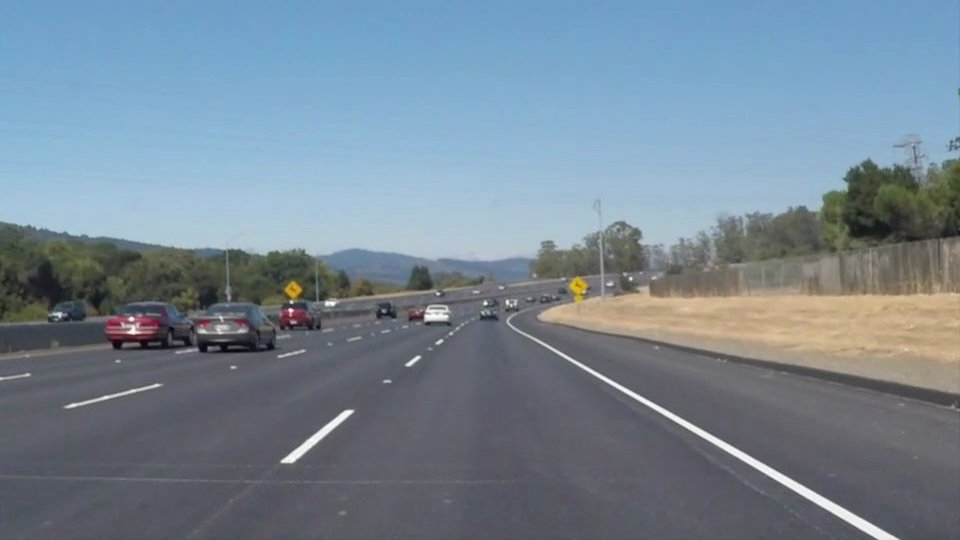
#> input picture test_images/solidWhiteCurve.jpg, 960 x 540 px
$ jupyter execute --allow-errors finding-lane-lines.ipynb
#> lines starting #> are read from the running program, lines starting #| are printed output that depends on the picture; after the words box and inside, x2 and y2 are one past the last pixel; in counts of white or black regions, pixels touching at a corner belong together
# FIND LANE LINES

Next, is all the algorithm that i wrote to find lane lines from the image and test videos.

## Helper Functions
This section includes the imports and some helper functions copied from the project template.
    1. Canny Edges
    2. Gaussian Blur
    3. Region of interest
    4. Hough lines

[cell 1]
import matplotlib.image as mpimg
from moviepy.editor import VideoFileClip
import numpy as np
import cv2
from sklearn import linear_model


def canny(img, low_threshold, high_threshold):
	"""Applies the Canny transform"""
	return cv2.Canny(img, low_threshold, high_threshold)


def gaussian_blur(img, kernel_size):
	"""Applies a Gaussian Noise kernel"""
	return cv2.GaussianBlur(img, (kernel_size, kernel_size), 0)


def region_of_interest(img, vertices):
	""" Applies an image mask to keep the region of the image defined
	by the polygon formed from `vertices`. The rest of the image is set to black.
	"""
	mask = np.zeros_like(img)

	if len(img.shape) > 2:
		channel_count = img.shape[2]
		ignore_mask_color = (255,) * channel_count
	else:
		ignore_mask_color = 255

	cv2.fillPoly(mask, vertices, ignore_mask_color)

	masked_image = cv2.bitwise_and(img, mask)
	return masked_image


def hough_lines(img, rho, theta, threshold, min_line_length, max_line_gap):
	""" Returns an image with hough lines drawn."""

	lines = cv2.HoughLinesP(img, rho, theta, threshold, np.array([]), minLineLength=min_line_length, maxLineGap=max_line_gap)
	line_img = np.zeros((img.shape[0], img.shape[1], 3), dtype=np.uint8)
	draw_lines(line_img, lines, thickness=15)

	return line_img

## Color Selection and image transformation

Transform the image to __HSL color space__ using the function __cv2.cvtColor__ (after doing this transformation the  lane lines can be seeing more clearly)

Create a mask to select the yellow and white colors using the function __cv2.inRange__, filtering just the wanted colors and reducing the objects to be evaluated in the region of interest.

Got the ideas for color selection and image transformation from https://github.com/naokishibuya/car-finding-lane-lines

[cell 2]
def convert_hls(image):
	"""Convert an image to HSL color space"""
	return cv2.cvtColor(image, cv2.COLOR_RGB2HLS)


def select_white_yellow(image):
	"""Create a mask to select white and yellow colors"""
	converted = convert_hls(image)
	# white color mask
	lower = np.uint8([0, 200,   0])
	upper = np.uint8([255, 255, 255])
	white_mask = cv2.inRange(converted, lower, upper)
	# yellow color mask
	lower = np.uint8([10, 0, 100])
	upper = np.uint8([40, 255, 255])
	yellow_mask = cv2.inRange(converted, lower, upper)
	# combine the mask
	mask = cv2.bitwise_or(white_mask, yellow_mask)
	return cv2.bitwise_and(image, image, mask = mask)

## Calculate and draw lane lines

- Separate the lines divindig the image by half.
- Use a linear regression to find left and right slope and intercept.
- Use the slope and intercept to draw the lines

[cell 3]
def draw_line(img, color, thickness, y1, y2, slope, intercept):
	""" Function to calculate and draw line based on slope and intercept"""
	x1 = int((y1 - intercept)/slope)
	x2 = int((y2 - intercept)/slope)
	cv2.line(img, (x1, y1), (x2, y2), color, thickness)


def draw_lines(img, lines, color=[255, 0, 0], thickness=2):
	"""Function to draw the lane lines.

	1. Separate the lines between the right and left side
	2. Use linear regression models to calculate slope and intercept of each lane
	3. Calculate coordinates of the lane using the slope and intercept
	4. Draw lane line over image
	"""
	imshape = img.shape

	# Divide the points between left and right side
	left_lines = lines[lines[:, :, 0] < imshape[1]/2]
	right_lines = lines[lines[:, :, 0] > imshape[1]/2]

	# Use a linear regression to get the slope and intercept of left lane line
	left_regr = linear_model.LinearRegression()
	left_regr.fit(np.reshape(left_lines[:, [0, 2]], (-1, 1)), np.reshape(left_lines[:, [1, 3]], (-1, 1)))

	# Use a linear regression to get the slope and intercept of right lane line
	right_regr = linear_model.LinearRegression()
	right_regr.fit(np.reshape(right_lines[:, [0, 2]], (-1, 1)), np.reshape(right_lines[:, [1, 3]], (-1, 1)))

	# Draw right lane
	if len(right_lines) > 0:
		draw_line(img, color, thickness,  imshape[0], int(imshape[0]*5/8), right_regr.coef_, right_regr.intercept_)

	# Draw left lane
	if len(left_lines) > 0:
		draw_line(img, color, thickness, imshape[0], int(imshape[0]*5/8), left_regr.coef_, left_regr.intercept_)

## Process Image and Video
The main algorithm join all the previous steps to read, filter, calculate and draw the lane lines.

### Process Image
These are the steps for the image process function
	1. Filter colors white and yellow on a HSL color space transformed image.
	2. Smooth edges with gaussian blur
	3. Canny edge detection
	4. Create a region of interest using polygon
	5. Get lane lines
		5.1 Hough Line Detection
		5.2 Separate points between left and right sides
		5.3 Use regression models to calculate slope and intercept of left and right lanes
	6. Draw lane line with transparency

### Process Video
Function to process the videos using the process_image

[cell 4]
def process_image(image):
	"""Main function to process image and draw lane lines"""
	imshape = image.shape

	# Filter white and yellow color
	filter_img = select_white_yellow(image)

	# Smooth edges with gaussian blur
	blur_img = gaussian_blur(filter_img, kernel_size=9)

	# Canny edges detection
	edges = canny(blur_img, low_threshold=50, high_threshold=100)

	# Create region of interest
	vertices = np.array([[(60, imshape[0]), (imshape[1]*7/16, imshape[0]*5/8), (imshape[1]*9/16, int(imshape[0]*5/8)), (imshape[1]-60, imshape[0])]], dtype=np.int32)
	masked_edges = region_of_interest(edges, vertices)

	# Get lane lines
	line_img = hough_lines(masked_edges, rho=1, theta=np.pi/180, threshold=1, min_line_length=8, max_line_gap=1)

	# Draw lane lines on image with transparency
	copy_image = np.copy(image)
	lines_edges = cv2.addWeighted(copy_image, 0.8, line_img, 1, 0)

	return lines_edges


def process_video(video, video_output):
	""" Process frames of video using the process image function to draw lane lines"""
	clip1 = VideoFileClip(video)
	clip = clip1.fl_image(process_image)
	clip.write_videofile(video_output, audio=False, verbose=False, progress_bar=False)

[cell 5]
# Process and save all images
mpimg.imsave('output/solidWhiteCurve.jpg', process_image(mpimg.imread('test_images/solidWhiteCurve.jpg')))
#> in process_image, `imshape = image.shape`: imshape = (540, 960, 3)
#> in convert_hls, `return cv2.cvtColor(image, cv2.COLOR_RGB2HLS)`: returned value: shape (540, 960, 3); mean of channels 0, 1, 2 97.9, 133.5, 57.7
#> in select_white_yellow, image is the input picture: shape (540, 960, 3); mean R, G, B 118.5, 134.5, 148.1
#> in select_white_yellow, `white_mask = cv2.inRange(converted, lower, upper)`:
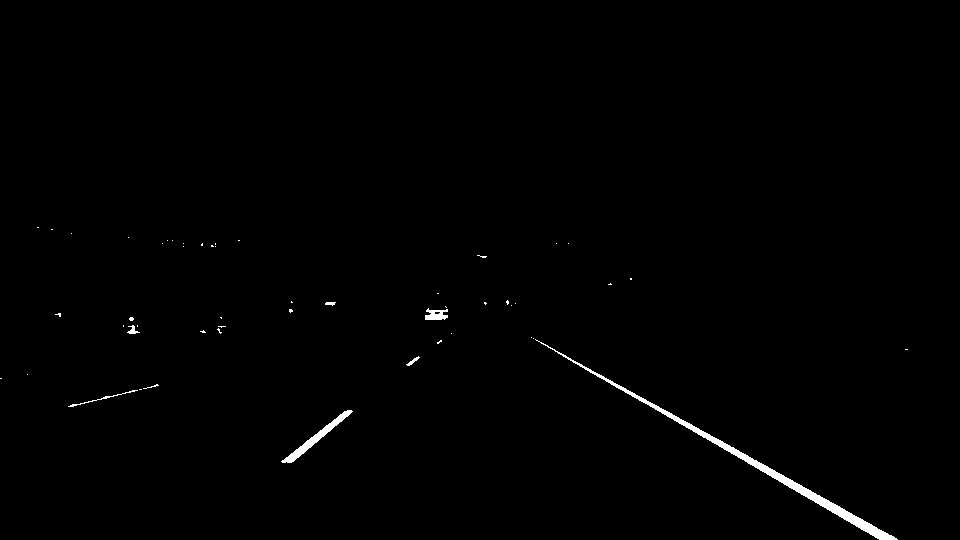
#> white_mask: shape (540, 960); 0.67% white; 51 white regions (43 under 20 px), largest, box (x1, y1, x2, y2) and area: (535, 339, 898, 540) 2283, (281, 410, 353, 463) 571, (425, 308, 448, 320) 187
#> in select_white_yellow, `yellow_mask = cv2.inRange(converted, lower, upper)`: yellow_mask: shape (540, 960); 0.53% white; 58 white regions (44 under 20 px), largest, box (x1, y1, x2, y2) and area: (744, 328, 834, 344) 530, (834, 296, 917, 314) 497, (284, 281, 304, 299) 263
#> in select_white_yellow, `mask = cv2.bitwise_or(white_mask, yellow_mask)`: mask: shape (540, 960); 1.2% white; 107 white regions (85 under 20 px), largest, box (x1, y1, x2, y2) and area: (535, 339, 898, 540) 2283, (281, 410, 353, 463) 571, (744, 328, 834, 344) 530
#> in canny, `return cv2.Canny(img, low_threshold, high_threshold)`:
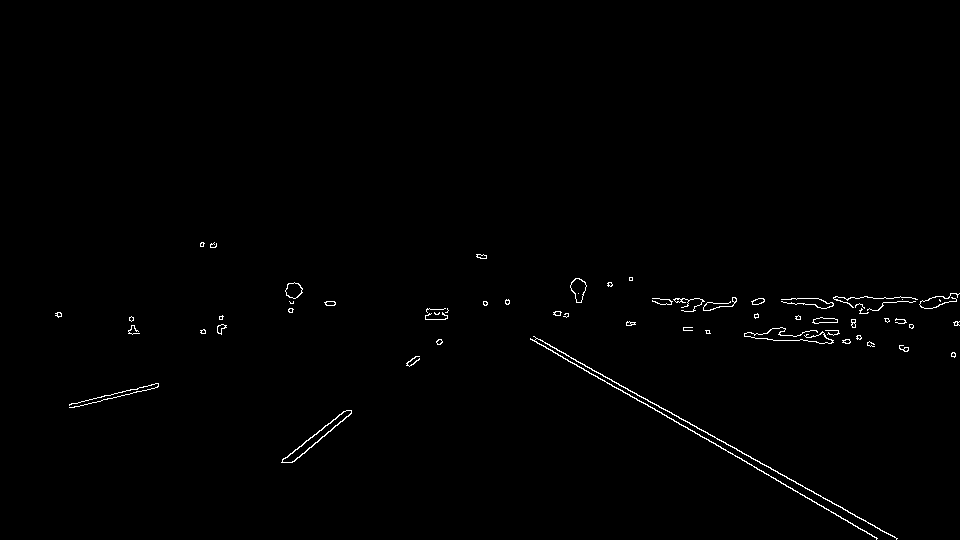
#> returned value: shape (540, 960); 0.68% white in thin lines or dots, all inside (x1, y1, x2, y2) = (55, 242, 960, 540)
#> in process_image, `vertices = np.array([[(60, imshape[0]), (imshape[1]*7/16, imshape[0]*5..`: vertices = [[60, 540], [420, 337], [540, 337], [900, 540]]
#> in region_of_interest, `cv2.fillPoly(mask, vertices, ignore_mask_color)`: mask: shape (540, 960); 18.8% white; 1 white region, box (x1, y1, x2, y2) and area: (61, 337, 900, 540) 97597
#> in region_of_interest, `masked_image = cv2.bitwise_and(img, mask)`: masked_image: shape (540, 960); 0.27% white in thin lines or dots, all inside (x1, y1, x2, y2) = (281, 337, 898, 540)
#> in hough_lines, `lines = cv2.HoughLinesP(img, rho, theta, threshold, np.array([]), minL..`: lines = 43 rows, first 6: [805, 497, 857, 526], [751, 458, 820, 495], [299, 457, 309, 447], [793, 490, 802, 494], [690, 424, 736, 448], [685, 426, 723, 449]
#> in draw_lines, `left_lines = lines[lines[:, :, 0] < imshape[1]/2]`: left_lines = [[299, 457, 309, 447], [408, 361, 417, 356], [319, 439, 332, 429], [303, 443, 321, 429], [409, 366, 419, 359], [282, 459, 297, 449], [281, 462, 292, 462], [335, 425, 343, 420], [339, 422, 349, 415], [336, 417, 344, 411]]
#> in draw_lines, `right_lines = lines[lines[:, :, 0] > imshape[1]/2]`: right_lines = 33 rows, first 6: [805, 497, 857, 526], [751, 458, 820, 495], [793, 490, 802, 494], [690, 424, 736, 448], [685, 426, 723, 449], [636, 398, 645, 404]
#> in draw_line (call 2), `cv2.line(img, (x1, y1), (x2, y2), color, thickness)`: img: shape (540, 960, 3); mean of channels 0, 1, 2 6.3, 0, 0
mpimg.imsave('output/solidWhiteRight.jpg', process_image(mpimg.imread('test_images/solidWhiteRight.jpg')))
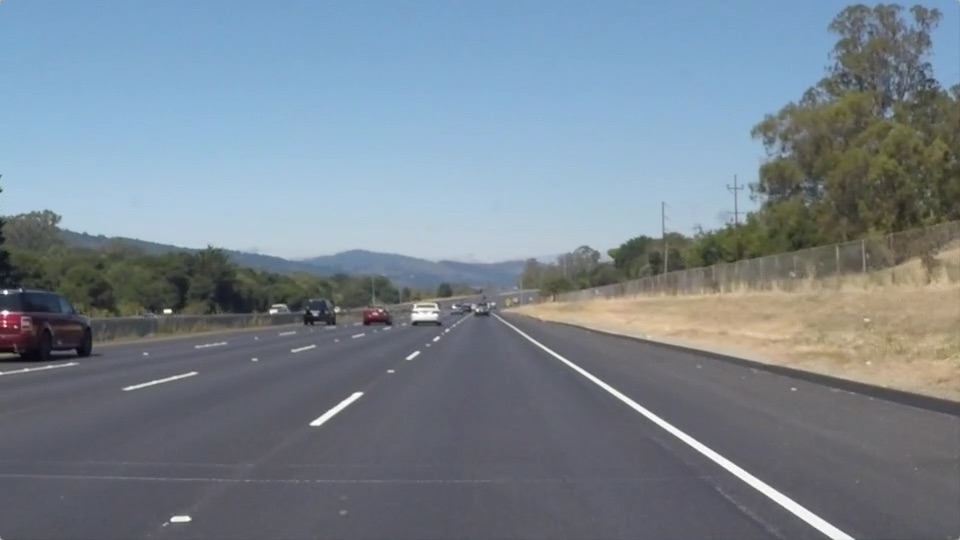
#> input picture test_images/solidWhiteRight.jpg, 960 x 540 px
#> in convert_hls (call 2), `return cv2.cvtColor(image, cv2.COLOR_RGB2HLS)`: returned value: shape (540, 960, 3); mean of channels 0, 1, 2 95, 132.1, 55.2
#> in select_white_yellow, image is the input picture: shape (540, 960, 3); mean R, G, B 120.3, 132.6, 143.7
#> in select_white_yellow (call 2), `white_mask = cv2.inRange(converted, lower, upper)`: white_mask: shape (540, 960); 2.3% white; 133 white regions (109 under 20 px), largest, box (x1, y1, x2, y2) and area: (94, 203, 544, 260) 7534, (516, 329, 854, 540) 2376, (311, 393, 363, 425) 293
#> in select_white_yellow (call 2), `yellow_mask = cv2.inRange(converted, lower, upper)`: yellow_mask: shape (540, 960); 0.26% white; 20 white regions (12 under 20 px), largest, box (x1, y1, x2, y2) and area: (632, 317, 693, 331) 491, (587, 304, 628, 324) 400, (730, 329, 790, 339) 245
#> in select_white_yellow (call 2), `mask = cv2.bitwise_or(white_mask, yellow_mask)`: mask: shape (540, 960); 2.6% white; 145 white regions (113 under 20 px), largest, box (x1, y1, x2, y2) and area: (94, 203, 544, 260) 7534, (516, 329, 854, 540) 2376, (632, 317, 693, 331) 491
#> in canny (call 2), `return cv2.Canny(img, low_threshold, high_threshold)`: returned value: shape (540, 960); 1.1% white in thin lines or dots, all inside (x1, y1, x2, y2) = (0, 193, 871, 540)
#> in region_of_interest (call 2), `masked_image = cv2.bitwise_and(img, mask)`:
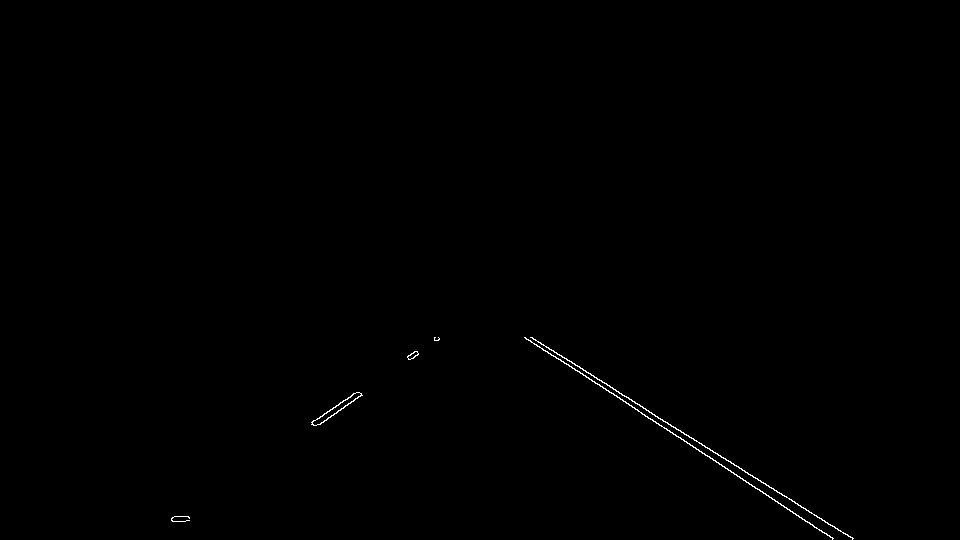
#> masked_image: shape (540, 960); 0.25% white in thin lines or dots, all inside (x1, y1, x2, y2) = (171, 337, 854, 540)
#> in hough_lines (call 2), `lines = cv2.HoughLinesP(img, rho, theta, threshold, np.array([]), minL..`: lines = 23 rows, first 6: [745, 472, 811, 512], [530, 337, 593, 375], [638, 411, 813, 525], [531, 342, 582, 373], [646, 410, 670, 424], [583, 375, 591, 379]
#> in draw_lines (call 2), `right_lines = lines[lines[:, :, 0] > imshape[1]/2]`: right_lines = 19 rows, first 6: [745, 472, 811, 512], [530, 337, 593, 375], [638, 411, 813, 525], [531, 342, 582, 373], [646, 410, 670, 424], [583, 375, 591, 379]
#> in draw_line (call 4), `cv2.line(img, (x1, y1), (x2, y2), color, thickness)`: img: shape (540, 960, 3); mean of channels 0, 1, 2 6.3, 0, 0
#> in process_image (call 2), `lines_edges = cv2.addWeighted(copy_image, 0.8, line_img, 1, 0)`:
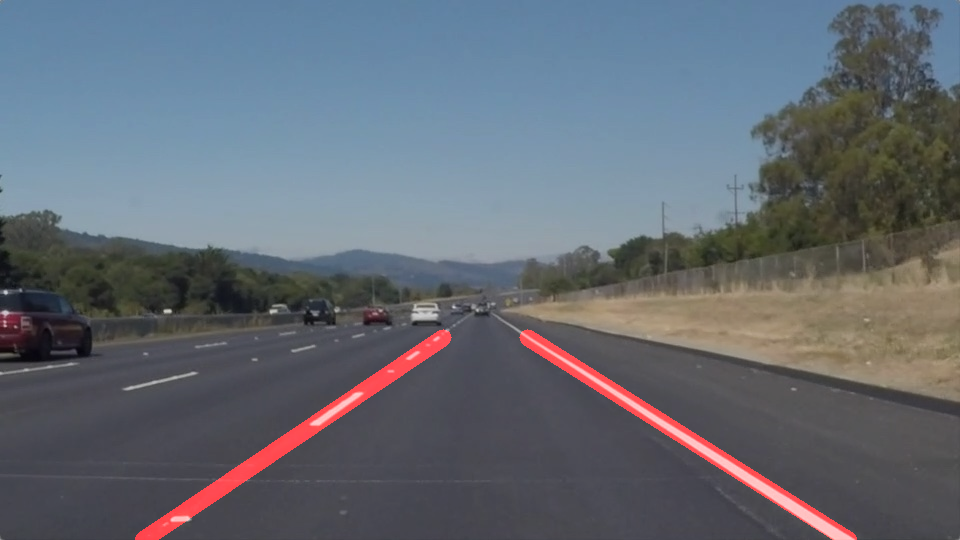
#> lines_edges: shape (540, 960, 3); mean R, G, B 99.9, 106.1, 114.9
mpimg.imsave('output/solidYellowCurve.jpg', process_image(mpimg.imread('test_images/solidYellowCurve.jpg')))
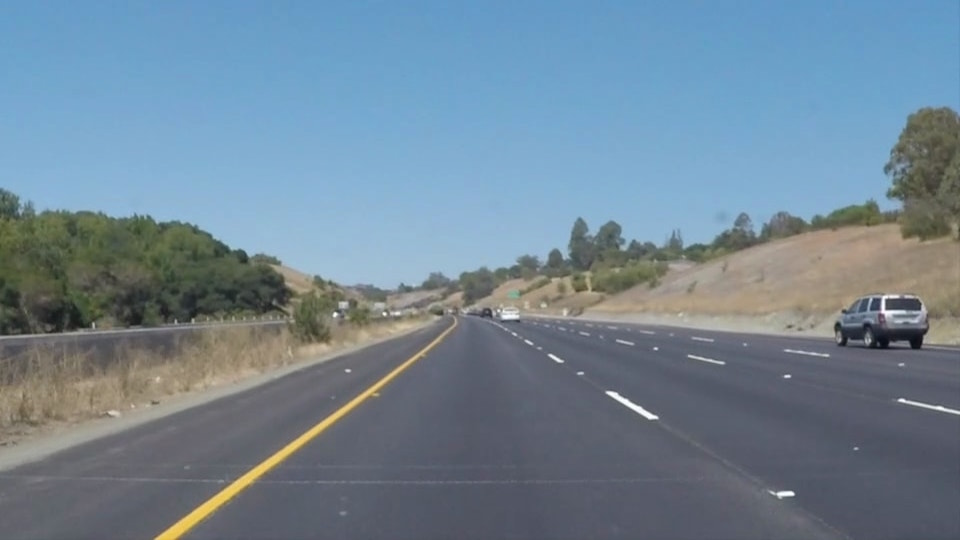
#> input picture test_images/solidYellowCurve.jpg, 960 x 540 px
#> in convert_hls (call 3), `return cv2.cvtColor(image, cv2.COLOR_RGB2HLS)`: returned value: shape (540, 960, 3); mean of channels 0, 1, 2 89.9, 131.4, 63.9
#> in select_white_yellow, image is the input picture: shape (540, 960, 3); mean R, G, B 113, 133.4, 149
#> in select_white_yellow (call 3), `white_mask = cv2.inRange(converted, lower, upper)`: white_mask: shape (540, 960); 0.17% white; 37 white regions (31 under 20 px), largest, box (x1, y1, x2, y2) and area: (607, 392, 658, 419) 248, (881, 295, 906, 317) 160, (899, 399, 960, 414) 118, (502, 310, 519, 319) 109, (777, 492, 794, 497) 62, (549, 355, 563, 362) 31
#> in select_white_yellow (call 3), `yellow_mask = cv2.inRange(converted, lower, upper)`: yellow_mask: shape (540, 960); 0.41% white; 4 white regions (3 under 20 px), largest, box (x1, y1, x2, y2) and area: (156, 362, 410, 540) 2105
#> in select_white_yellow (call 3), `mask = cv2.bitwise_or(white_mask, yellow_mask)`: mask: shape (540, 960); 0.57% white; 39 white regions (32 under 20 px), largest, box (x1, y1, x2, y2) and area: (156, 362, 410, 540) 2105, (607, 392, 658, 419) 248, (881, 295, 906, 317) 160
#> in canny (call 3), `return cv2.Canny(img, low_threshold, high_threshold)`: returned value: shape (540, 960); 0.32% white in thin lines or dots, all inside (x1, y1, x2, y2) = (109, 294, 960, 540)
#> in region_of_interest (call 3), `masked_image = cv2.bitwise_and(img, mask)`:
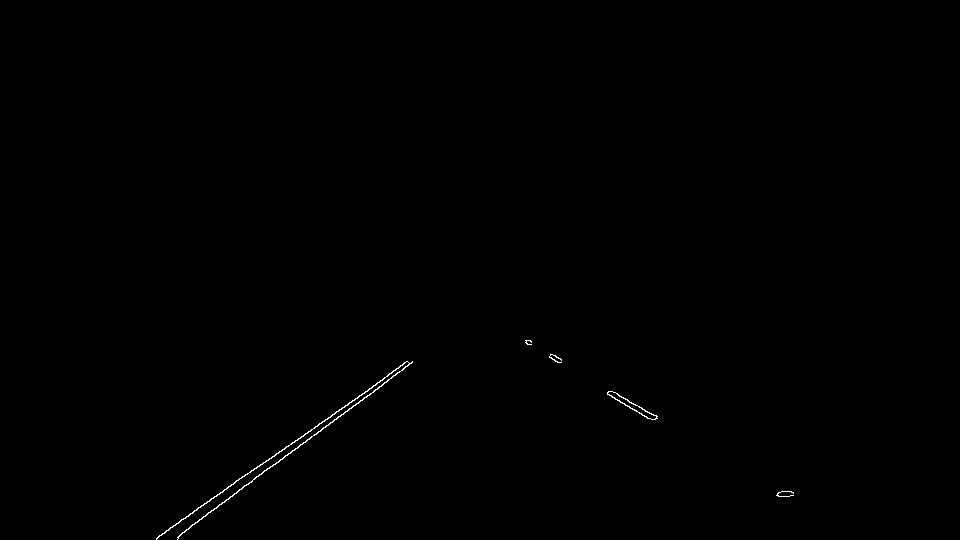
#> masked_image: shape (540, 960); 0.21% white in thin lines or dots, all inside (x1, y1, x2, y2) = (156, 340, 794, 540)
#> in hough_lines (call 3), `lines = cv2.HoughLinesP(img, rho, theta, threshold, np.array([]), minL..`: lines = 25 rows, first 6: [338, 411, 407, 361], [324, 421, 332, 414], [287, 455, 360, 400], [278, 462, 288, 453], [300, 438, 315, 426], [633, 404, 644, 409]
#> in draw_lines (call 3), `left_lines = lines[lines[:, :, 0] < imshape[1]/2]`: left_lines = 17 rows, first 6: [338, 411, 407, 361], [324, 421, 332, 414], [287, 455, 360, 400], [278, 462, 288, 453], [300, 438, 315, 426], [201, 519, 219, 504]
#> in draw_line (call 6), `cv2.line(img, (x1, y1), (x2, y2), color, thickness)`:
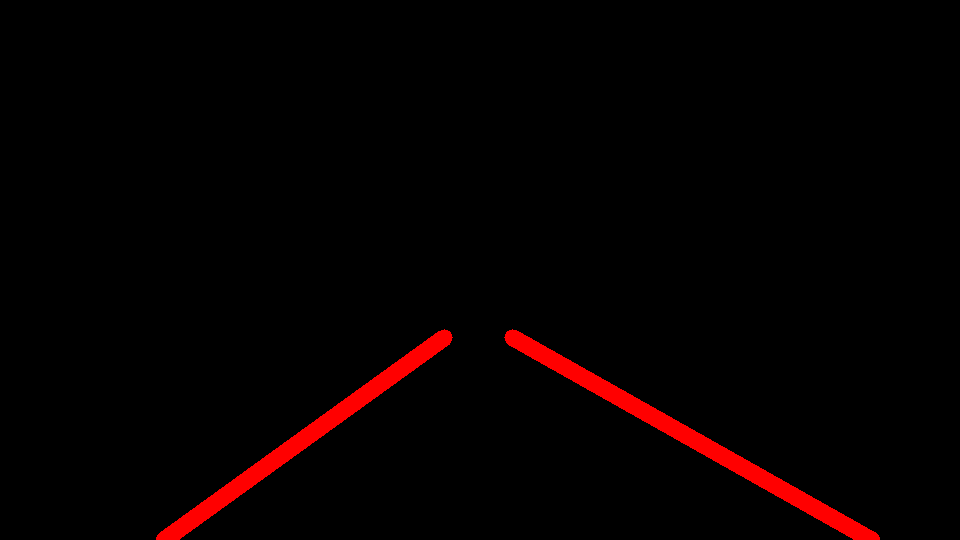
#> img: shape (540, 960, 3); mean of channels 0, 1, 2 6.4, 0, 0; drawn as R, G, B
#> in process_image (call 3), `lines_edges = cv2.addWeighted(copy_image, 0.8, line_img, 1, 0)`:
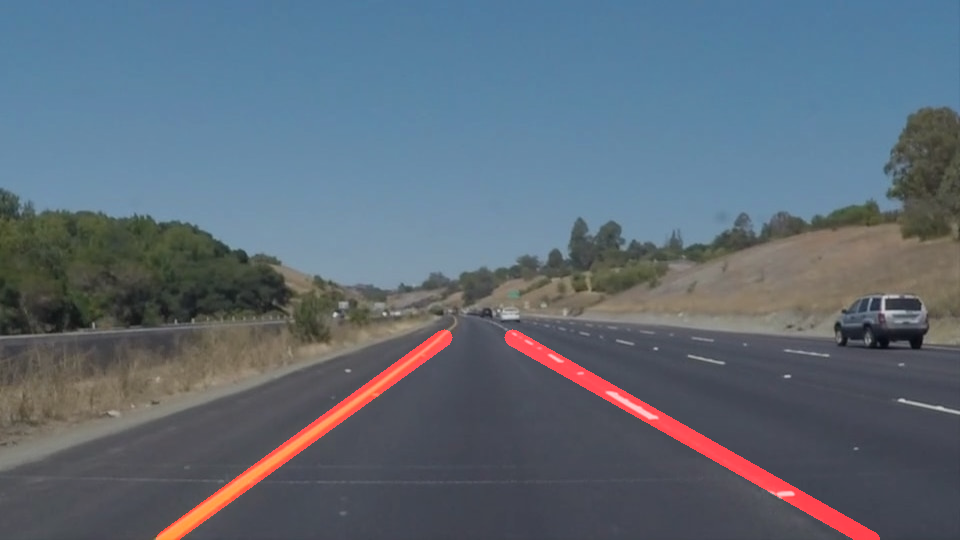
#> lines_edges: shape (540, 960, 3); mean R, G, B 94.2, 106.7, 119.2
#> (the rest of this cell did not finish here and is left out)
